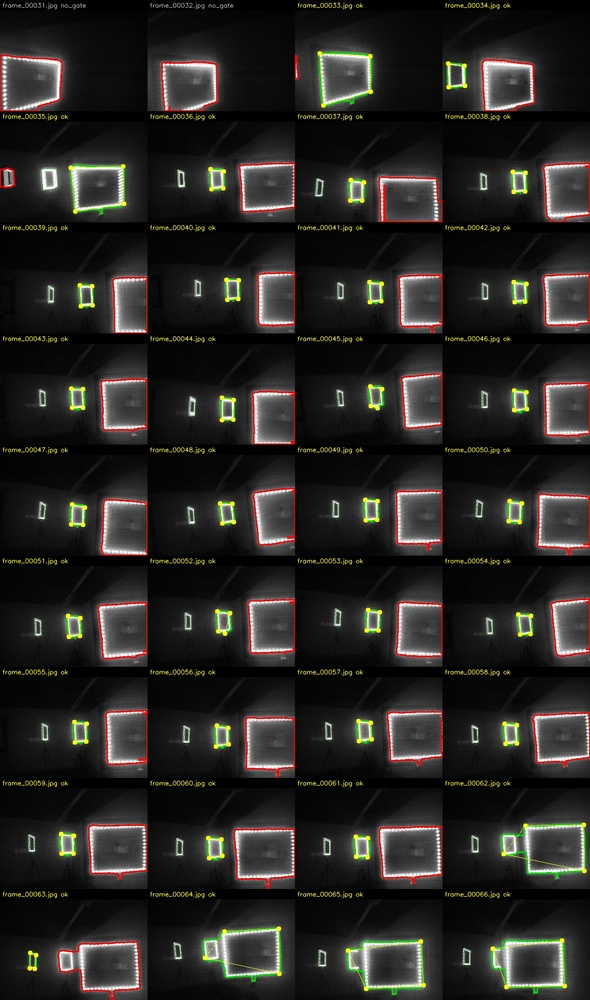
#> input picture myassignement/flight_frames/20260524_140130_detection_grid.jpg, 590 x 1000 px, shrunk from 1296 x 2196 before the run
$ python -i cv_detection2.py   (imports and definitions only)
#> lines starting #> are read from the running program, lines starting #| are printed output that depends on the picture; after the words box and inside, x2 and y2 are one past the last pixel; in counts of white or black regions, pixels touching at a corner belong together
import cv2
import numpy as np
from scipy import ndimage
from scipy.ndimage import gaussian_filter1d

# ── camera intrinsics ──────────────────────────────────────────────────────────

K = np.array([
    [191.42732876, 0.,           164.312971  ],
    [0.,           188.25579883, 136.49871826],
    [0.,           0.,           1.          ],
])
DIST = np.array([-5.56509139e-01, 1.36094480e+00, 3.25533387e-02,
                 -9.90039274e-04, -1.38102499e+00])

# ── preprocessing ──────────────────────────────────────────────────────────────

def preprocess_fill(gray, threshold=230,
                    close_short=5, close_long=20,
                    dilate_extra=3, open_size=3):
    """
    threshold → 2× asymmetric morph-close → seal dilation →
    flood-fill background → invert → OR with closed rim → open.

    Returns a dict with keys: raw, closed, seal, interior, filled.
    """
    H, W = gray.shape
    _, raw = cv2.threshold(gray, threshold, 255, cv2.THRESH_BINARY)

    k_vert  = cv2.getStructuringElement(cv2.MORPH_ELLIPSE, (close_short, close_long))
    k_horiz = cv2.getStructuringElement(cv2.MORPH_ELLIPSE, (close_long, close_short))
    closed = cv2.morphologyEx(raw,    cv2.MORPH_CLOSE, k_vert)
    closed = cv2.morphologyEx(closed, cv2.MORPH_CLOSE, k_horiz)

    seal = closed
    if dilate_extra >= 2:
        k = cv2.getStructuringElement(cv2.MORPH_ELLIPSE, (dilate_extra, dilate_extra))
        seal = cv2.dilate(closed, k)

    fill_src = seal.copy()
    mask_buf = np.zeros((H + 2, W + 2), np.uint8)
    for seed in [(0, 0), (W - 1, 0), (0, H - 1), (W - 1, H - 1)]:
        if fill_src[seed[1], seed[0]] == 0:
            cv2.floodFill(fill_src, mask_buf, seed, 255)

    interior = cv2.bitwise_not(fill_src)
    full = cv2.bitwise_or(interior, closed)

    if open_size >= 2:
        k = cv2.getStructuringElement(cv2.MORPH_ELLIPSE, (open_size, open_size))
        full = cv2.morphologyEx(full, cv2.MORPH_OPEN, k)

    return {'raw': raw, 'closed': closed,
            'seal': seal, 'interior': interior, 'filled': full}

# ── splitting regions ──────────────────────────────────────────────────────────────

def split_with_watershed(mask):
    """
    Splits touching/merged blobs (e.g., overlapping gates) into separate regions.
    Returns a new binary mask where objects are separated.
    """
    # ensure binary
    bin_img = (mask > 0).astype(np.uint8)

    # distance transform
    dist = cv2.distanceTransform(bin_img, cv2.DIST_L2, 5)

    # find sure peaks (object centers)
    _, sure_fg = cv2.threshold(dist, 0.4 * dist.max(), 255, 0)
    sure_fg = np.uint8(sure_fg)

    # unknown region
    sure_bg = cv2.dilate(bin_img, np.ones((3,3), np.uint8), iterations=2)
    unknown = cv2.subtract(sure_bg, sure_fg)

    # marker labeling
    n_labels, markers = cv2.connectedComponents(sure_fg)

    markers = markers + 1
    markers[unknown == 255] = 0

    # watershed expects 3-channel image
    ws_input = cv2.cvtColor(mask, cv2.COLOR_GRAY2BGR)
    markers = cv2.watershed(ws_input, markers)

    # output separated mask
    out = np.zeros_like(mask)
    out[markers > 1] = 255

    return out

# ── corner detection ───────────────────────────────────────────────────────────

def order_corners(c):
    """Return corners ordered [TL, TR, BR, BL]."""
    c = np.asarray(c, dtype=np.float32)
    idx = np.argsort(c[:, 1])
    top, bot = c[idx[:2]], c[idx[2:]]
    tl, tr = top[np.argsort(top[:, 0])]
    bl, br = bot[np.argsort(bot[:, 0])]
    return np.array([tl, tr, br, bl])


def find_corners_polydp(contour, eps_min=0.01, eps_max=0.10, n_steps=20):
    """Adaptive approxPolyDP: walk epsilon from eps_min*perimeter up to
    eps_max*perimeter until the approximation has exactly 4 vertices.

    Returns (corners (4,2) float32, approx_used) or (None, None).
    Robust to small horns/specks on the contour — they get folded into an
    edge once epsilon clears their bump size.
    """
    peri = cv2.arcLength(contour, True)
    if peri < 1e-3:
        return None, None
    best4 = None
    for f in np.linspace(eps_min, eps_max, n_steps):
        approx = cv2.approxPolyDP(contour, f * peri, True)
        n = len(approx)
        if n == 4:
            best4 = approx.reshape(-1, 2).astype(np.float32)
            break
        if n < 4:
            # overshot — epsilon too large, no point going further
            break
    return best4, best4


# [38 lines left out: function find_corners_by_curvature, not called in this run]

# ── full detector ──────────────────────────────────────────────────────────────

def detect_gate(gray, k=K, dist_coeffs=DIST,
                threshold=200, close_short=5, close_long=20,
                dilate_extra=3, open_size=3,
                border_pad=5, min_area=300, close_coverage=0.60,
                smooth_sigma=4.0, window_frac=0.05, nms_frac=0.12):
    """
    Detect a gate in a grayscale frame and return a result dict.

    Result keys:
      status          — 'ok' | 'no_gate' | 'no_corners' | 'commit_to_pass'
      quad_pix        — (4,2) float32 corners in pixel coords [TL,TR,BR,BL], or None
      quad_norm       — (4,2) float32 undistorted normalised coords, or None
      prep            — dict from preprocess_fill
      selected        — chosen contour, or None
      rejected_small  — list of contours rejected by area
      rejected_border — list of contours rejected by border touch
      accepted        — list of contours that passed both filters
      commit_to_pass  — contour used for commit_to_pass, or None
      smoothed        — smoothed contour points used for corner detection
      curvature       — curvature array
    """
    H, W = gray.shape
    img_area = float(W * H)

    prep = preprocess_fill(gray, threshold=threshold,
                            close_short=close_short, close_long=close_long,
                            dilate_extra=dilate_extra, open_size=open_size)
    mask = split_with_watershed(prep['filled'])

    contours, _ = cv2.findContours(mask, cv2.RETR_EXTERNAL, cv2.CHAIN_APPROX_NONE)
    #contour = max(accepted, key=lambda x: x[1] * 0.7 + cv2.boundingRect(x[0])[2])[0]

    accepted, small_c, border_c = [], [], []
    for c in contours:
        area = cv2.contourArea(c)
        if area < min_area:
            small_c.append(c)
            continue
        x, y, w, h = cv2.boundingRect(c)
        on_border = (x < border_pad or y < border_pad
                     or x + w > W - border_pad or y + h > H - border_pad)
        if on_border:
            border_c.append(c)
        else:
            accepted.append((c, area))

    result = {
        'prep': prep,
        'rejected_small': small_c,
        'rejected_border': border_c,
        'accepted': [c for c, _ in accepted],
        'selected': None, 'commit_to_pass': None,
        'smoothed': None, 'curvature': None,
        'quad_pix': None, 'quad_norm': None,
        'status': 'no_gate',
    }

    if not accepted:
        for c in border_c:
            if cv2.contourArea(c) / img_area > close_coverage:
                result['commit_to_pass'] = c
                result['status'] = 'commit_to_pass'
                break
        return result

    contour, _ = max(accepted, key=lambda x: x[1])
    result['selected'] = contour

    corners, approx = find_corners_polydp(contour)
    result['smoothed']  = approx   # reuse key for FPV-style overlay
    result['curvature'] = None

    if corners is None:
        result['status'] = 'no_corners'
        return result

    corners = order_corners(corners)
    result['quad_pix']  = corners
    result['quad_norm'] = cv2.undistortPoints(
        corners.reshape(-1, 1, 2).astype(np.float32), k, dist_coeffs
    ).reshape(-1, 2)
    result['status'] = 'ok'
    return result

# ── visualisation ──────────────────────────────────────────────────────────────

# [44 lines left out: function render_detection, not called in this run]

>>> import cv2
>>> picture = cv2.imread('flight_frames/20260524_140130_detection_grid.jpg', cv2.IMREAD_GRAYSCALE)
#> picture: shape (1000, 590); min 0, max 255, mean 39.1
>>> result = detect_gate(picture)
#> in preprocess_fill, `_, raw = cv2.threshold(gray, threshold, 255, cv2.THRESH_BINARY)`:
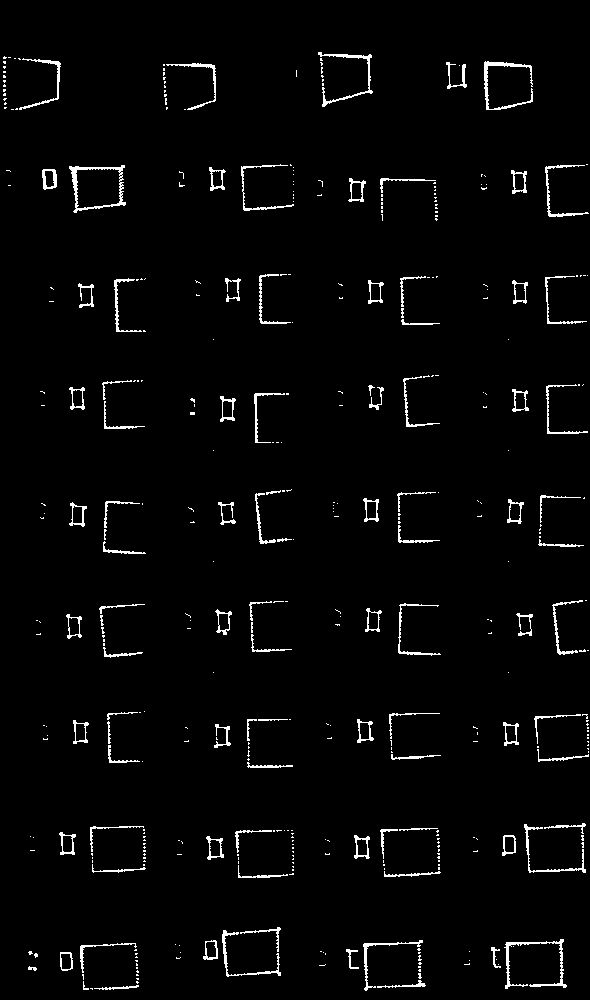
#> raw: shape (1000, 590); 2.6% white in thin lines or dots
#> in preprocess_fill, `closed = cv2.morphologyEx(raw,    cv2.MORPH_CLOSE, k_vert)`: closed: shape (1000, 590); 4% white; 120 white regions (18 under 20 px), largest, box (x1, y1, x2, y2) and area: (69, 166, 126, 214) 629, (504, 940, 567, 990) 618, (363, 941, 426, 993) 549
#> in preprocess_fill, `closed = cv2.morphologyEx(closed, cv2.MORPH_CLOSE, k_horiz)`: closed: shape (1000, 590); 5.5% white; 89 white regions (15 under 20 px), largest, box (x1, y1, x2, y2) and area: (447, 62, 534, 111) 1382, (503, 824, 590, 874) 1236, (43, 166, 127, 214) 1210
#> in preprocess_fill, `seal = cv2.dilate(closed, k)`: seal: shape (1000, 590); 7.8% white; 82 white regions (9 under 20 px), largest, box (x1, y1, x2, y2) and area: (446, 61, 535, 112) 1780, (502, 823, 590, 875) 1628, (42, 165, 128, 215) 1598
#> after the loop in preprocess_fill, `for seed in [(0, 0), (W - 1, 0), (0, H - 1), (W - 1, H - 1)]:`:
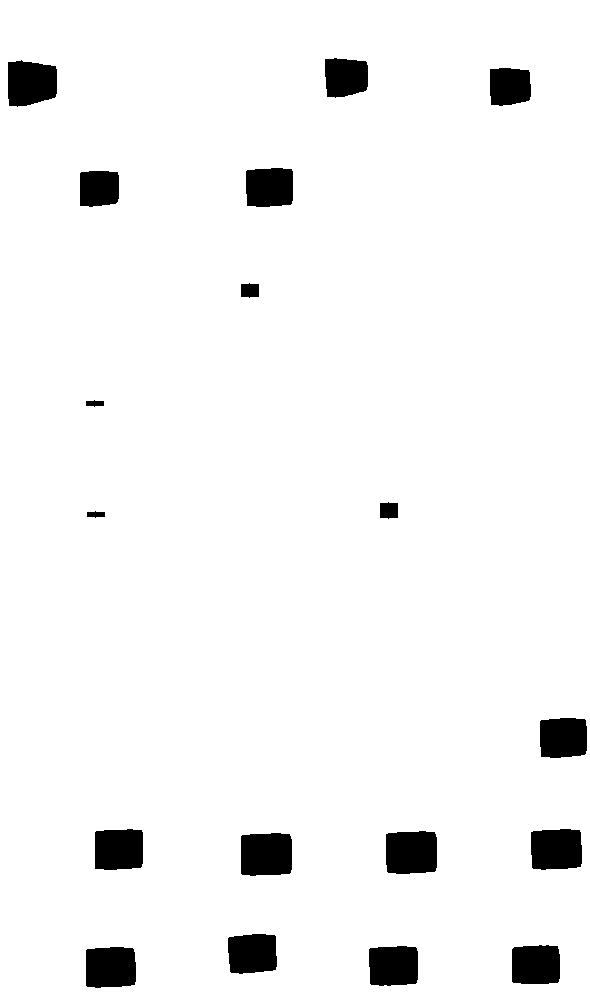
#> fill_src: shape (1000, 590); 95.7% white; 18 black regions, largest, box (x1, y1, x2, y2) and area: (241, 833, 292, 876) 2073, (386, 831, 437, 874) 2067, (8, 60, 57, 107) 1947
#> in preprocess_fill, `full = cv2.bitwise_or(interior, closed)`:
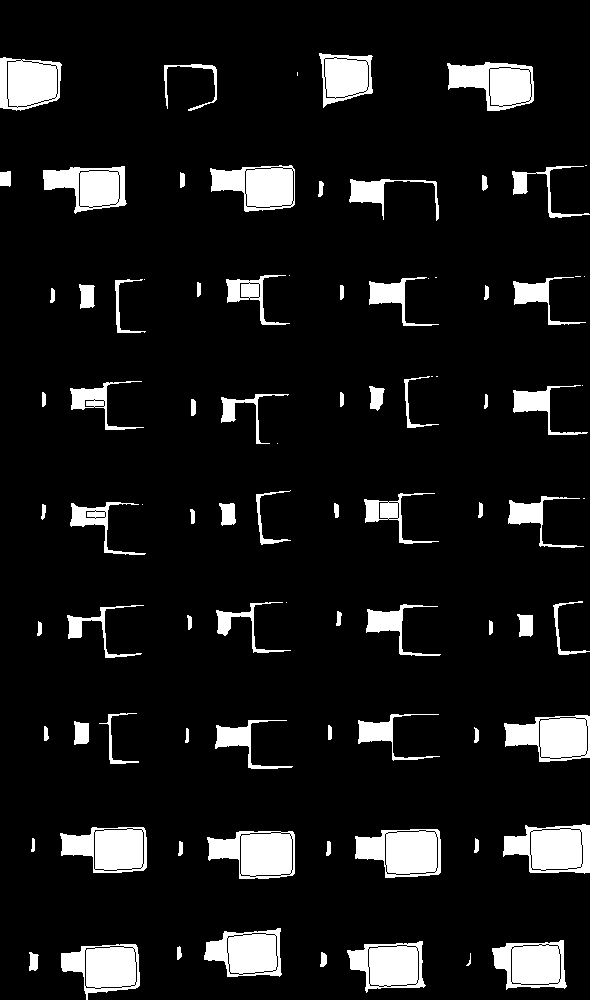
#> full: shape (1000, 590); 9.8% white; 88 white regions (15 under 20 px), largest, box (x1, y1, x2, y2) and area: (503, 824, 590, 874) 3174, (355, 829, 441, 878) 3137, (207, 831, 295, 879) 3074
#> in preprocess_fill, `k = cv2.getStructuringElement(cv2.MORPH_ELLIPSE, (open_size, open_size))`: k = [[0, 1, 0], [1, 1, 1], [0, 1, 0]]
#> in preprocess_fill, `full = cv2.morphologyEx(full, cv2.MORPH_OPEN, k)`:
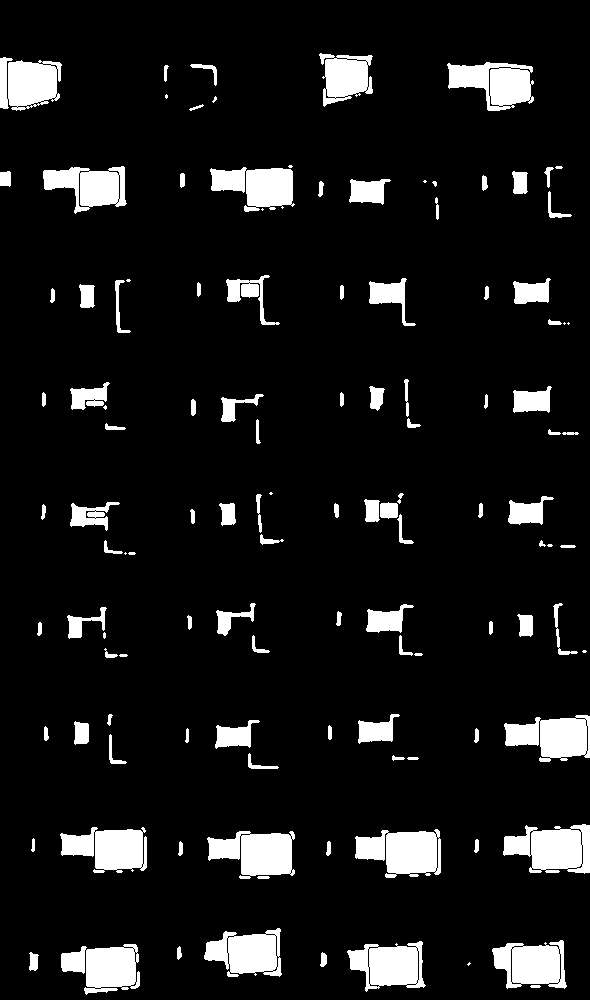
#> full: shape (1000, 590); 9.1% white; 119 white regions (16 under 20 px), largest, box (x1, y1, x2, y2) and area: (503, 824, 590, 874) 3071, (355, 829, 441, 878) 2992, (207, 831, 295, 879) 2849
#> in detect_gate, `prep = preprocess_fill(gray, threshold=threshold, close_short=close_sh..`: prep = 5 items
#> in split_with_watershed, `_, sure_fg = cv2.threshold(dist, 0.4 * dist.max(), 255, 0)`: sure_fg: shape (1000, 590) float32; 1.8% white; 34 white regions (4 under 20 px), largest, box (x1, y1, x2, y2) and area: (394, 839, 429, 866) 876, (249, 841, 284, 868) 875, (16, 69, 49, 98) 794
#> in split_with_watershed, `sure_bg = cv2.dilate(bin_img, np.ones((3,3), np.uint8), iterations=2)`: sure_bg: shape (1000, 590); values 0 (black) and 1 (white), 13.2% white; 94 white regions, largest, box (x1, y1, x2, y2) and area: (501, 822, 590, 876) 3754, (353, 827, 443, 880) 3730, (205, 829, 297, 881) 3605
#> in split_with_watershed, `unknown = cv2.subtract(sure_bg, sure_fg)`: unknown: shape (1000, 590); values 0 (black) and 1 (white), 11.4% white; 94 white regions, largest, box (x1, y1, x2, y2) and area: (501, 822, 590, 876) 2956, (445, 60, 536, 113) 2857, (353, 827, 443, 880) 2781
#> in split_with_watershed, `n_labels, markers = cv2.connectedComponents(sure_fg)`:
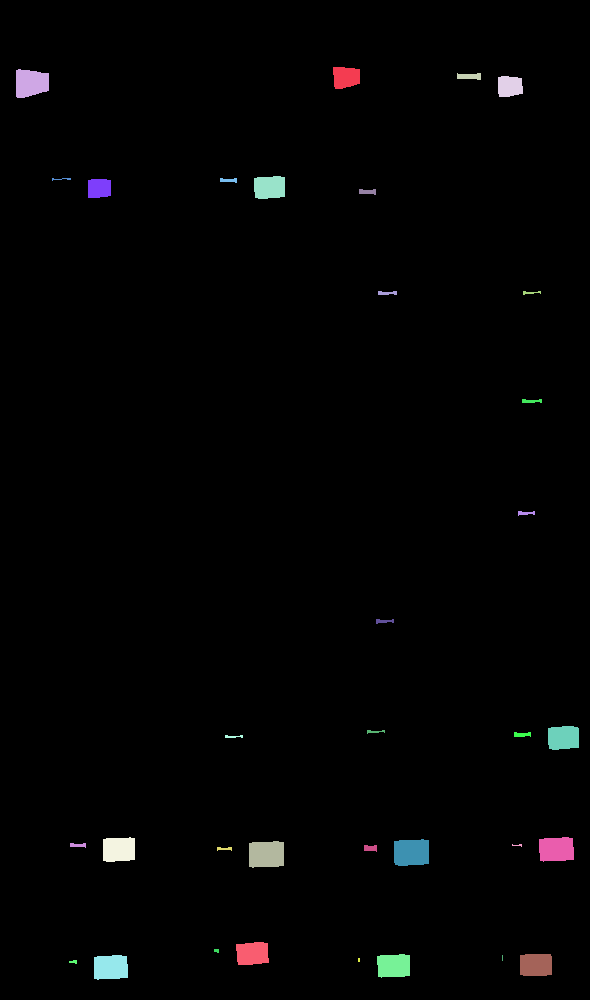
#> markers: shape (1000, 590) int32; 35 distinct labels, from 0 to 34; one colour per label, 0 black
#> in split_with_watershed, `n_labels, markers = cv2.connectedComponents(sure_fg)`: n_labels = 35
#> in split_with_watershed, `markers = markers + 1`:
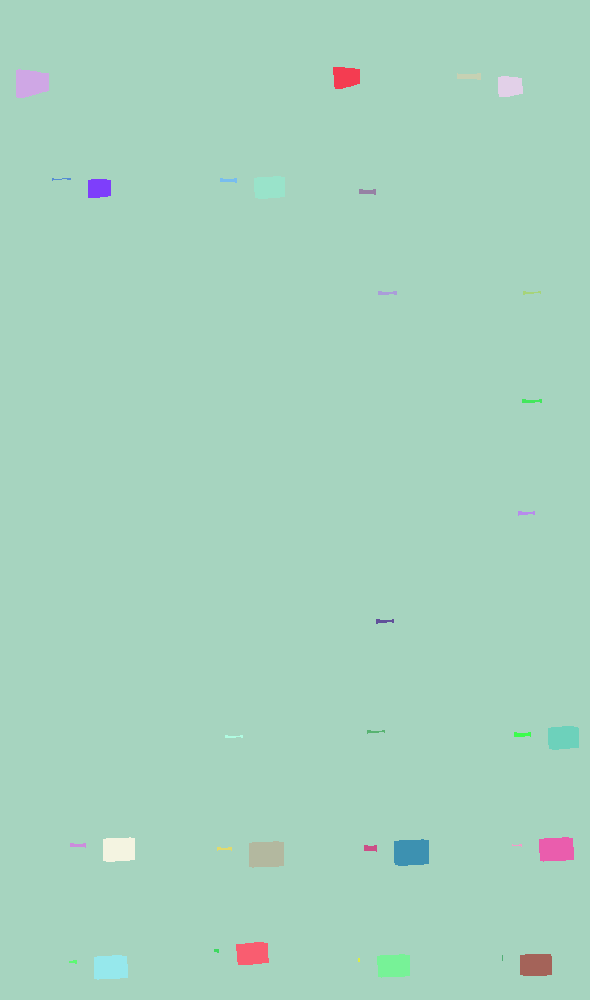
#> markers: shape (1000, 590) int32; 35 distinct labels, from 1 to 35; one colour per label, 0 black
#> in split_with_watershed, `ws_input = cv2.cvtColor(mask, cv2.COLOR_GRAY2BGR)`: ws_input: shape (1000, 590, 3); 9.1% white; 119 white regions (16 under 20 px)
#> in split_with_watershed, `markers = cv2.watershed(ws_input, markers)`:
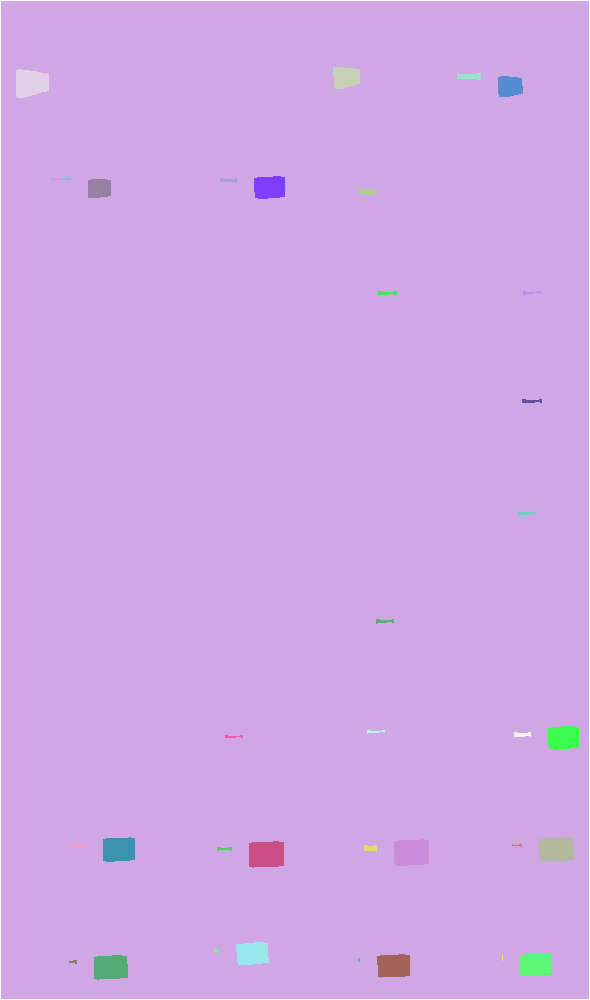
#> markers: shape (1000, 590) int32; 36 distinct labels, from -1 to 35; one colour per label, 0 black, -1 white
#> in detect_gate, `contours, _ = cv2.findContours(mask, cv2.RETR_EXTERNAL, cv2.CHAIN_APPR..`: contours = 34 contours, 9 with area under 20; largest, box (x1, y1, x2, y2) and area: (394, 839, 429, 866) 818, (249, 841, 284, 868) 817, (16, 69, 49, 98) 740, (539, 837, 574, 862) 728, (94, 955, 128, 980) 720
#> the loop in detect_gate, `for c in contours:` made 34 passes
#> (area, x, y, w, h) on passes 4, 5, 6, 8, 13, 14, 15, 16, 20, 27, 30, 31: (720.5, 94, 955, 34, 25), (638, 520, 954, 32, 22), (660.5, 377, 954, 33, 24), (621, 236, 942, 33, 23), (817, 249, 841, 35, 27), (818.5, 394, 839, 35, 27), (728, 539, 837, 35, 25), (686, 103, 837, 32, 25), (634, 548, 726, 31, 24), (377, 88, 179, 23, 19), (605.5, 254, 176, 31, 23), (425, 498, 76, 25, 21)
#> area on passes 9, 10, 12, 18, 21, 22: 22, 54.5, 36.5, 48, 35.5, 32.5
#> after the loop in detect_gate, `for c in contours:`: accepted = 14 items; border_c = []; small_c = 20 contours, 9 with area under 20; largest, box (x1, y1, x2, y2) and area: (457, 73, 481, 80) 100, (359, 189, 376, 195) 56, (364, 845, 377, 852) 54, (514, 732, 531, 737) 48, (522, 399, 542, 403) 39
#> in detect_gate, `contour, _ = max(accepted, key=lambda x: x[1])`: contour = contour of 113 points, box (x1, y1, x2, y2) (394, 839, 429, 866), area 818
#> in find_corners_polydp, `peri = cv2.arcLength(contour, True)`: peri = 115.9
#> the loop in find_corners_polydp, `for f in np.linspace(eps_min, eps_max, n_steps):` made 2 passes
#> (n, best4) on pass 2: (4, [[428, 840], [394, 841], [395, 864], [428, 863]])
#> n on pass 1: 6
#> in detect_gate, `corners, approx = find_corners_polydp(contour)`: corners = [[428, 840], [394, 841], [395, 864], [428, 863]]
#> in order_corners, `idx = np.argsort(c[:, 1])`: idx = [0, 1, 3, 2]
#> in order_corners, `top, bot = c[idx[:2]], c[idx[2:]]`: top = [[428, 840], [394, 841]]; bot = [[428, 863], [395, 864]]
#> in order_corners, `tl, tr = top[np.argsort(top[:, 0])]`: tl = [394, 841]; tr = [428, 840]
#> in order_corners, `bl, br = bot[np.argsort(bot[:, 0])]`: bl = [395, 864]; br = [428, 863]
#> in detect_gate, `corners = order_corners(corners)`: corners = [[394, 841], [428, 840], [428, 863], [395, 864]]
#> result = 11 items
